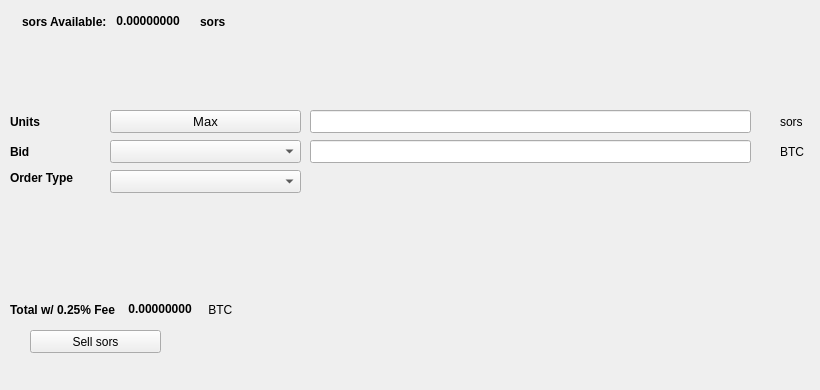
   <widget class="QWidget" name="SellTab">
    <attribute name="title">
     <string>Sell</string>
    </attribute>
    <widget class="QLabel" name="label_16">
     <property name="geometry">
      <rect>
       <x>780</x>
       <y>140</y>
       <width>31</width>
       <height>23</height>
      </rect>
     </property>
     <property name="text">
      <string>BTC</string>
     </property>
    </widget>
    <widget class="QComboBox" name="SellBidcomboBox">
     <property name="geometry">
      <rect>
       <x>110</x>
       <y>140</y>
       <width>191</width>
       <height>23</height>
      </rect>
     </property>
     <property name="font">
      <font>
       <pointsize>10</pointsize>
      </font>
     </property>
    </widget>
    <widget class="QLabel" name="label_18">
     <property name="geometry">
      <rect>
       <x>10</x>
       <y>110</y>
       <width>46</width>
       <height>23</height>
      </rect>
     </property>
     <property name="font">
      <font>
       <weight>75</weight>
       <bold>true</bold>
      </font>
     </property>
     <property name="text">
      <string>Units</string>
     </property>
    </widget>
    <widget class="QPushButton" name="Sell_Max_Amount">
     <property name="geometry">
      <rect>
       <x>110</x>
       <y>110</y>
       <width>191</width>
       <height>23</height>
      </rect>
     </property>
     <property name="font">
      <font>
       <pointsize>10</pointsize>
      </font>
     </property>
     <property name="text">
      <string>Max</string>
     </property>
    </widget>
    <widget class="QLabel" name="label_20">
     <property name="geometry">
      <rect>
       <x>10</x>
       <y>170</y>
       <width>91</width>
       <height>16</height>
      </rect>
     </property>
     <property name="font">
      <font>
       <weight>75</weight>
       <bold>true</bold>
      </font>
     </property>
     <property name="text">
      <string>Order Type</string>
     </property>
    </widget>
    <widget class="QComboBox" name="SellOrdertypeCombo">
     <property name="geometry">
      <rect>
       <x>110</x>
       <y>170</y>
       <width>191</width>
       <height>23</height>
      </rect>
     </property>
     <property name="font">
      <font>
       <pointsize>10</pointsize>
      </font>
     </property>
    </widget>
    <widget class="QLabel" name="label_21">
     <property name="geometry">
      <rect>
       <x>10</x>
       <y>140</y>
       <width>46</width>
       <height>23</height>
      </rect>
     </property>
     <property name="font">
      <font>
       <weight>75</weight>
       <bold>true</bold>
      </font>
     </property>
     <property name="text">
      <string>Bid</string>
     </property>
    </widget>
    <widget class="QLabel" name="label_22">
     <property name="geometry">
      <rect>
       <x>780</x>
       <y>110</y>
       <width>31</width>
       <height>23</height>
      </rect>
     </property>
     <property name="text">
      <string>sors</string>
     </property>
    </widget>
    <widget class="QLineEdit" name="UnitsInputsors">
     <property name="geometry">
      <rect>
       <x>310</x>
       <y>110</y>
       <width>441</width>
       <height>23</height>
      </rect>
     </property>
     <property name="font">
      <font>
       <pointsize>9</pointsize>
       <weight>75</weight>
       <bold>true</bold>
      </font>
     </property>
    </widget>
    <widget class="QLineEdit" name="SellBidPriceEdit">
     <property name="geometry">
      <rect>
       <x>310</x>
       <y>140</y>
       <width>441</width>
       <height>23</height>
      </rect>
     </property>
     <property name="font">
      <font>
       <pointsize>9</pointsize>
       <weight>75</weight>
       <bold>true</bold>
      </font>
     </property>
    </widget>
    <widget class="QPushButton" name="SellsorsBTN">
     <property name="geometry">
      <rect>
       <x>30</x>
       <y>330</y>
       <width>131</width>
       <height>23</height>
      </rect>
     </property>
     <property name="text">
      <string>Sell sors</string>
     </property>
     <property name="icon">
      <iconset resource="../sors">
       <normaloff>:/icons/bitcoin</normaloff>:/icons/bitcoin</iconset>
     </property>
    </widget>
    <widget class="QWidget" name="layoutWidget3">
     <property name="geometry">
      <rect>
       <x>22</x>
       <y>12</y>
       <width>258</width>
       <height>19</height>
      </rect>
     </property>
     <layout class="QHBoxLayout" name="horizontalLayout">
      <item>
       <widget class="QLabel" name="label232_2">
        <property name="font">
         <font>
          <weight>75</weight>
          <bold>true</bold>
         </font>
        </property>
        <property name="text">
         <string>sors Available:</string>
        </property>
       </widget>
      </item>
      <item>
       <widget class="QLabel" name="sorsAvailableLabel">
        <property name="palette">
         <palette>
          <active>
           <colorrole role="WindowText">
            <brush brushstyle="SolidPattern">
             <color alpha="255">
              <red>0</red>
              <green>0</green>
              <blue>0</blue>
             </color>
            </brush>
           </colorrole>
           <colorrole role="Button">
            <brush brushstyle="SolidPattern">
             <color alpha="255">
              <red>0</red>
              <green>170</green>
              <blue>0</blue>
             </color>
            </brush>
           </colorrole>
           <colorrole role="Light">
            <brush brushstyle="SolidPattern">
             <color alpha="255">
              <red>0</red>
              <green>255</green>
              <blue>0</blue>
             </color>
            </brush>
           </colorrole>
           <colorrole role="Midlight">
            <brush brushstyle="SolidPattern">
             <color alpha="255">
              <red>0</red>
              <green>212</green>
              <blue>0</blue>
             </color>
            </brush>
           </colorrole>
           <colorrole role="Dark">
            <brush brushstyle="SolidPattern">
             <color alpha="255">
              <red>0</red>
              <green>85</green>
              <blue>0</blue>
             </color>
            </brush>
           </colorrole>
           <colorrole role="Mid">
            <brush brushstyle="SolidPattern">
             <color alpha="255">
              <red>0</red>
              <green>113</green>
              <blue>0</blue>
             </color>
            </brush>
           </colorrole>
           <colorrole role="Text">
            <brush brushstyle="SolidPattern">
             <color alpha="255">
              <red>0</red>
              <green>170</green>
              <blue>0</blue>
             </color>
            </brush>
           </colorrole>
           <colorrole role="BrightText">
            <brush brushstyle="SolidPattern">
             <color alpha="255">
              <red>255</red>
              <green>255</green>
              <blue>255</blue>
             </color>
            </brush>
           </colorrole>
           <colorrole role="ButtonText">
            <brush brushstyle="SolidPattern">
             <color alpha="255">
              <red>0</red>
              <green>0</green>
              <blue>0</blue>
             </color>
            </brush>
           </colorrole>
           <colorrole role="Base">
            <brush brushstyle="SolidPattern">
             <color alpha="255">
              <red>255</red>
              <green>255</green>
              <blue>255</blue>
             </color>
            </brush>
           </colorrole>
           <colorrole role="Window">
            <brush brushstyle="SolidPattern">
             <color alpha="255">
              <red>0</red>
              <green>170</green>
              <blue>0</blue>
             </color>
            </brush>
           </colorrole>
           <colorrole role="Shadow">
            <brush brushstyle="SolidPattern">
             <color alpha="255">
              <red>0</red>
              <green>0</green>
              <blue>0</blue>
             </color>
            </brush>
           </colorrole>
           <colorrole role="AlternateBase">
            <brush brushstyle="SolidPattern">
             <color alpha="255">
              <red>127</red>
              <green>212</green>
              <blue>127</blue>
             </color>
            </brush>
           </colorrole>
           <colorrole role="ToolTipBase">
            <brush brushstyle="SolidPattern">
             <color alpha="255">
              <red>255</red>
              <green>255</green>
              <blue>220</blue>
             </color>
            </brush>
           </colorrole>
           <colorrole role="ToolTipText">
            <brush brushstyle="SolidPattern">
             <color alpha="255">
              <red>0</red>
              <green>0</green>
              <blue>0</blue>
             </color>
            </brush>
           </colorrole>
          </active>
          <inactive>
           <colorrole role="WindowText">
            <brush brushstyle="SolidPattern">
             <color alpha="255">
              <red>0</red>
              <green>0</green>
              <blue>0</blue>
             </color>
            </brush>
           </colorrole>
           <colorrole role="Button">
            <brush brushstyle="SolidPattern">
             <color alpha="255">
              <red>0</red>
              <green>170</green>
              <blue>0</blue>
             </color>
            </brush>
           </colorrole>
           <colorrole role="Light">
            <brush brushstyle="SolidPattern">
             <color alpha="255">
              <red>0</red>
              <green>255</green>
              <blue>0</blue>
             </color>
            </brush>
           </colorrole>
           <colorrole role="Midlight">
            <brush brushstyle="SolidPattern">
             <color alpha="255">
              <red>0</red>
              <green>212</green>
              <blue>0</blue>
             </color>
            </brush>
           </colorrole>
           <colorrole role="Dark">
            <brush brushstyle="SolidPattern">
             <color alpha="255">
              <red>0</red>
              <green>85</green>
              <blue>0</blue>
             </color>
            </brush>
           </colorrole>
           <colorrole role="Mid">
            <brush brushstyle="SolidPattern">
             <color alpha="255">
              <red>0</red>
              <green>113</green>
              <blue>0</blue>
             </color>
            </brush>
           </colorrole>
           <colorrole role="Text">
            <brush brushstyle="SolidPattern">
             <color alpha="255">
              <red>0</red>
              <green>170</green>
              <blue>0</blue>
             </color>
            </brush>
           </colorrole>
           <colorrole role="BrightText">
            <brush brushstyle="SolidPattern">
             <color alpha="255">
              <red>255</red>
              <green>255</green>
              <blue>255</blue>
             </color>
            </brush>
           </colorrole>
           <colorrole role="ButtonText">
            <brush brushstyle="SolidPattern">
             <color alpha="255">
              <red>0</red>
              <green>0</green>
              <blue>0</blue>
             </color>
            </brush>
           </colorrole>
           <colorrole role="Base">
            <brush brushstyle="SolidPattern">
             <color alpha="255">
              <red>255</red>
              <green>255</green>
              <blue>255</blue>
             </color>
            </brush>
           </colorrole>
           <colorrole role="Window">
            <brush brushstyle="SolidPattern">
             <color alpha="255">
              <red>0</red>
              <green>170</green>
              <blue>0</blue>
             </color>
            </brush>
           </colorrole>
           <colorrole role="Shadow">
            <brush brushstyle="SolidPattern">
             <color alpha="255">
              <red>0</red>
              <green>0</green>
              <blue>0</blue>
             </color>
            </brush>
           </colorrole>
           <colorrole role="AlternateBase">
            <brush brushstyle="SolidPattern">
             <color alpha="255">
              <red>127</red>
              <green>212</green>
              <blue>127</blue>
             </color>
            </brush>
           </colorrole>
           <colorrole role="ToolTipBase">
            <brush brushstyle="SolidPattern">
             <color alpha="255">
              <red>255</red>
              <green>255</green>
              <blue>220</blue>
             </color>
            </brush>
           </colorrole>
           <colorrole role="ToolTipText">
            <brush brushstyle="SolidPattern">
             <color alpha="255">
              <red>0</red>
              <green>0</green>
              <blue>0</blue>
             </color>
            </brush>
           </colorrole>
          </inactive>
          <disabled>
           <colorrole role="WindowText">
            <brush brushstyle="SolidPattern">
             <color alpha="255">
              <red>0</red>
              <green>85</green>
              <blue>0</blue>
             </color>
            </brush>
           </colorrole>
           <colorrole role="Button">
            <brush brushstyle="SolidPattern">
             <color alpha="255">
              <red>0</red>
              <green>170</green>
              <blue>0</blue>
             </color>
            </brush>
           </colorrole>
           <colorrole role="Light">
            <brush brushstyle="SolidPattern">
             <color alpha="255">
              <red>0</red>
              <green>255</green>
              <blue>0</blue>
             </color>
            </brush>
           </colorrole>
           <colorrole role="Midlight">
            <brush brushstyle="SolidPattern">
             <color alpha="255">
              <red>0</red>
              <green>212</green>
              <blue>0</blue>
             </color>
            </brush>
           </colorrole>
           <colorrole role="Dark">
            <brush brushstyle="SolidPattern">
             <color alpha="255">
              <red>0</red>
              <green>85</green>
              <blue>0</blue>
             </color>
            </brush>
           </colorrole>
           <colorrole role="Mid">
            <brush brushstyle="SolidPattern">
             <color alpha="255">
              <red>0</red>
              <green>113</green>
              <blue>0</blue>
             </color>
            </brush>
           </colorrole>
           <colorrole role="Text">
            <brush brushstyle="SolidPattern">
             <color alpha="255">
              <red>0</red>
              <green>85</green>
              <blue>0</blue>
             </color>
            </brush>
           </colorrole>
           <colorrole role="BrightText">
            <brush brushstyle="SolidPattern">
             <color alpha="255">
              <red>255</red>
              <green>255</green>
              <blue>255</blue>
             </color>
            </brush>
           </colorrole>
           <colorrole role="ButtonText">
            <brush brushstyle="SolidPattern">
             <color alpha="255">
              <red>0</red>
              <green>85</green>
              <blue>0</blue>
             </color>
            </brush>
           </colorrole>
           <colorrole role="Base">
            <brush brushstyle="SolidPattern">
             <color alpha="255">
              <red>0</red>
              <green>170</green>
              <blue>0</blue>
             </color>
            </brush>
           </colorrole>
           <colorrole role="Window">
            <brush brushstyle="SolidPattern">
             <color alpha="255">
              <red>0</red>
              <green>170</green>
              <blue>0</blue>
             </color>
            </brush>
           </colorrole>
           <colorrole role="Shadow">
            <brush brushstyle="SolidPattern">
             <color alpha="255">
              <red>0</red>
              <green>0</green>
              <blue>0</blue>
             </color>
            </brush>
           </colorrole>
           <colorrole role="AlternateBase">
            <brush brushstyle="SolidPattern">
             <color alpha="255">
              <red>0</red>
              <green>170</green>
              <blue>0</blue>
             </color>
            </brush>
           </colorrole>
           <colorrole role="ToolTipBase">
            <brush brushstyle="SolidPattern">
             <color alpha="255">
              <red>255</red>
              <green>255</green>
              <blue>220</blue>
             </color>
            </brush>
           </colorrole>
           <colorrole role="ToolTipText">
            <brush brushstyle="SolidPattern">
             <color alpha="255">
              <red>0</red>
              <green>0</green>
              <blue>0</blue>
             </color>
            </brush>
           </colorrole>
          </disabled>
         </palette>
        </property>
        <property name="font">
         <font>
          <weight>75</weight>
          <bold>true</bold>
         </font>
        </property>
        <property name="text">
         <string> 0.00000000 </string>
        </property>
        <property name="textInteractionFlags">
         <set>Qt::LinksAccessibleByMouse|Qt::TextSelectableByKeyboard|Qt::TextSelectableByMouse</set>
        </property>
       </widget>
      </item>
      <item>
       <widget class="QLabel" name="labelsors">
        <property name="font">
         <font>
          <weight>75</weight>
          <bold>true</bold>
         </font>
        </property>
        <property name="text">
         <string>sors</string>
        </property>
       </widget>
      </item>
     </layout>
    </widget>
    <widget class="QWidget" name="layoutWidget">
     <property name="geometry">
      <rect>
       <x>10</x>
       <y>300</y>
       <width>268</width>
       <height>19</height>
      </rect>
     </property>
     <layout class="QHBoxLayout" name="horizontalLayout_2">
      <item>
       <widget class="QLabel" name="label_19">
        <property name="font">
         <font>
          <weight>75</weight>
          <bold>true</bold>
         </font>
        </property>
        <property name="text">
         <string>Total w/ 0.25% Fee </string>
        </property>
       </widget>
      </item>
      <item>
       <widget class="QLabel" name="SellCostLabel">
        <property name="palette">
         <palette>
          <active>
           <colorrole role="WindowText">
            <brush brushstyle="SolidPattern">
             <color alpha="255">
              <red>0</red>
              <green>0</green>
              <blue>0</blue>
             </color>
            </brush>
           </colorrole>
           <colorrole role="Button">
            <brush brushstyle="SolidPattern">
             <color alpha="255">
              <red>0</red>
              <green>170</green>
              <blue>0</blue>
             </color>
            </brush>
           </colorrole>
           <colorrole role="Light">
            <brush brushstyle="SolidPattern">
             <color alpha="255">
              <red>0</red>
              <green>255</green>
              <blue>0</blue>
             </color>
            </brush>
           </colorrole>
           <colorrole role="Midlight">
            <brush brushstyle="SolidPattern">
             <color alpha="255">
              <red>0</red>
              <green>212</green>
              <blue>0</blue>
             </color>
            </brush>
           </colorrole>
           <colorrole role="Dark">
            <brush brushstyle="SolidPattern">
             <color alpha="255">
              <red>0</red>
              <green>85</green>
              <blue>0</blue>
             </color>
            </brush>
           </colorrole>
           <colorrole role="Mid">
            <brush brushstyle="SolidPattern">
             <color alpha="255">
              <red>0</red>
              <green>113</green>
              <blue>0</blue>
             </color>
            </brush>
           </colorrole>
           <colorrole role="Text">
            <brush brushstyle="SolidPattern">
             <color alpha="255">
              <red>0</red>
              <green>170</green>
              <blue>0</blue>
             </color>
            </brush>
           </colorrole>
           <colorrole role="BrightText">
            <brush brushstyle="SolidPattern">
             <color alpha="255">
              <red>255</red>
              <green>255</green>
              <blue>255</blue>
             </color>
            </brush>
           </colorrole>
           <colorrole role="ButtonText">
            <brush brushstyle="SolidPattern">
             <color alpha="255">
              <red>0</red>
              <green>0</green>
              <blue>0</blue>
             </color>
            </brush>
           </colorrole>
           <colorrole role="Base">
            <brush brushstyle="SolidPattern">
             <color alpha="255">
              <red>255</red>
              <green>255</green>
              <blue>255</blue>
             </color>
            </brush>
           </colorrole>
           <colorrole role="Window">
            <brush brushstyle="SolidPattern">
             <color alpha="255">
              <red>0</red>
              <green>170</green>
              <blue>0</blue>
             </color>
            </brush>
           </colorrole>
           <colorrole role="Shadow">
            <brush brushstyle="SolidPattern">
             <color alpha="255">
              <red>0</red>
              <green>0</green>
              <blue>0</blue>
             </color>
            </brush>
           </colorrole>
           <colorrole role="AlternateBase">
            <brush brushstyle="SolidPattern">
             <color alpha="255">
              <red>127</red>
              <green>212</green>
              <blue>127</blue>
             </color>
            </brush>
           </colorrole>
           <colorrole role="ToolTipBase">
            <brush brushstyle="SolidPattern">
             <color alpha="255">
              <red>255</red>
              <green>255</green>
              <blue>220</blue>
             </color>
            </brush>
           </colorrole>
           <colorrole role="ToolTipText">
            <brush brushstyle="SolidPattern">
             <color alpha="255">
              <red>0</red>
              <green>0</green>
              <blue>0</blue>
             </color>
            </brush>
           </colorrole>
          </active>
          <inactive>
           <colorrole role="WindowText">
            <brush brushstyle="SolidPattern">
             <color alpha="255">
              <red>0</red>
              <green>0</green>
              <blue>0</blue>
             </color>
            </brush>
           </colorrole>
           <colorrole role="Button">
            <brush brushstyle="SolidPattern">
             <color alpha="255">
              <red>0</red>
              <green>170</green>
              <blue>0</blue>
             </color>
            </brush>
           </colorrole>
           <colorrole role="Light">
            <brush brushstyle="SolidPattern">
             <color alpha="255">
              <red>0</red>
              <green>255</green>
              <blue>0</blue>
             </color>
            </brush>
           </colorrole>
           <colorrole role="Midlight">
            <brush brushstyle="SolidPattern">
             <color alpha="255">
              <red>0</red>
              <green>212</green>
              <blue>0</blue>
             </color>
            </brush>
           </colorrole>
           <colorrole role="Dark">
            <brush brushstyle="SolidPattern">
             <color alpha="255">
              <red>0</red>
              <green>85</green>
              <blue>0</blue>
             </color>
            </brush>
           </colorrole>
           <colorrole role="Mid">
            <brush brushstyle="SolidPattern">
             <color alpha="255">
              <red>0</red>
              <green>113</green>
              <blue>0</blue>
             </color>
            </brush>
           </colorrole>
           <colorrole role="Text">
            <brush brushstyle="SolidPattern">
             <color alpha="255">
              <red>0</red>
              <green>170</green>
              <blue>0</blue>
             </color>
            </brush>
           </colorrole>
           <colorrole role="BrightText">
            <brush brushstyle="SolidPattern">
             <color alpha="255">
              <red>255</red>
              <green>255</green>
              <blue>255</blue>
             </color>
            </brush>
           </colorrole>
           <colorrole role="ButtonText">
            <brush brushstyle="SolidPattern">
             <color alpha="255">
              <red>0</red>
              <green>0</green>
              <blue>0</blue>
             </color>
            </brush>
           </colorrole>
           <colorrole role="Base">
            <brush brushstyle="SolidPattern">
             <color alpha="255">
              <red>255</red>
              <green>255</green>
              <blue>255</blue>
             </color>
            </brush>
           </colorrole>
           <colorrole role="Window">
            <brush brushstyle="SolidPattern">
             <color alpha="255">
              <red>0</red>
              <green>170</green>
              <blue>0</blue>
             </color>
            </brush>
           </colorrole>
           <colorrole role="Shadow">
            <brush brushstyle="SolidPattern">
             <color alpha="255">
              <red>0</red>
              <green>0</green>
              <blue>0</blue>
             </color>
            </brush>
           </colorrole>
           <colorrole role="AlternateBase">
            <brush brushstyle="SolidPattern">
             <color alpha="255">
              <red>127</red>
              <green>212</green>
              <blue>127</blue>
             </color>
            </brush>
           </colorrole>
           <colorrole role="ToolTipBase">
            <brush brushstyle="SolidPattern">
             <color alpha="255">
              <red>255</red>
              <green>255</green>
              <blue>220</blue>
             </color>
            </brush>
           </colorrole>
           <colorrole role="ToolTipText">
            <brush brushstyle="SolidPattern">
             <color alpha="255">
              <red>0</red>
              <green>0</green>
              <blue>0</blue>
             </color>
            </brush>
           </colorrole>
          </inactive>
          <disabled>
           <colorrole role="WindowText">
            <brush brushstyle="SolidPattern">
             <color alpha="255">
              <red>0</red>
              <green>85</green>
              <blue>0</blue>
             </color>
            </brush>
           </colorrole>
           <colorrole role="Button">
            <brush brushstyle="SolidPattern">
             <color alpha="255">
              <red>0</red>
              <green>170</green>
              <blue>0</blue>
             </color>
            </brush>
           </colorrole>
           <colorrole role="Light">
            <brush brushstyle="SolidPattern">
             <color alpha="255">
              <red>0</red>
              <green>255</green>
              <blue>0</blue>
             </color>
            </brush>
           </colorrole>
           <colorrole role="Midlight">
            <brush brushstyle="SolidPattern">
             <color alpha="255">
              <red>0</red>
              <green>212</green>
              <blue>0</blue>
             </color>
            </brush>
           </colorrole>
           <colorrole role="Dark">
            <brush brushstyle="SolidPattern">
             <color alpha="255">
              <red>0</red>
              <green>85</green>
              <blue>0</blue>
             </color>
            </brush>
           </colorrole>
           <colorrole role="Mid">
            <brush brushstyle="SolidPattern">
             <color alpha="255">
              <red>0</red>
              <green>113</green>
              <blue>0</blue>
             </color>
            </brush>
           </colorrole>
           <colorrole role="Text">
            <brush brushstyle="SolidPattern">
             <color alpha="255">
              <red>0</red>
              <green>85</green>
              <blue>0</blue>
             </color>
            </brush>
           </colorrole>
           <colorrole role="BrightText">
            <brush brushstyle="SolidPattern">
             <color alpha="255">
              <red>255</red>
              <green>255</green>
              <blue>255</blue>
             </color>
            </brush>
           </colorrole>
           <colorrole role="ButtonText">
            <brush brushstyle="SolidPattern">
             <color alpha="255">
              <red>0</red>
              <green>85</green>
              <blue>0</blue>
             </color>
            </brush>
           </colorrole>
           <colorrole role="Base">
            <brush brushstyle="SolidPattern">
             <color alpha="255">
              <red>0</red>
              <green>170</green>
              <blue>0</blue>
             </color>
            </brush>
           </colorrole>
           <colorrole role="Window">
            <brush brushstyle="SolidPattern">
             <color alpha="255">
              <red>0</red>
              <green>170</green>
              <blue>0</blue>
             </color>
            </brush>
           </colorrole>
           <colorrole role="Shadow">
            <brush brushstyle="SolidPattern">
             <color alpha="255">
              <red>0</red>
              <green>0</green>
              <blue>0</blue>
             </color>
            </brush>
           </colorrole>
           <colorrole role="AlternateBase">
            <brush brushstyle="SolidPattern">
             <color alpha="255">
              <red>0</red>
              <green>170</green>
              <blue>0</blue>
             </color>
            </brush>
           </colorrole>
           <colorrole role="ToolTipBase">
            <brush brushstyle="SolidPattern">
             <color alpha="255">
              <red>255</red>
              <green>255</green>
              <blue>220</blue>
             </color>
            </brush>
           </colorrole>
           <colorrole role="ToolTipText">
            <brush brushstyle="SolidPattern">
             <color alpha="255">
              <red>0</red>
              <green>0</green>
              <blue>0</blue>
             </color>
            </brush>
           </colorrole>
          </disabled>
         </palette>
        </property>
        <property name="font">
         <font>
          <weight>75</weight>
          <bold>true</bold>
         </font>
        </property>
        <property name="autoFillBackground">
         <bool>false</bool>
        </property>
        <property name="text">
         <string> 0.00000000</string>
        </property>
        <property name="textInteractionFlags">
         <set>Qt::LinksAccessibleByMouse|Qt::TextSelectableByMouse</set>
        </property>
       </widget>
      </item>
      <item>
       <widget class="QLabel" name="label_17">
        <property name="font">
         <font>
          <weight>50</weight>
          <bold>false</bold>
         </font>
        </property>
        <property name="text">
         <string> BTC</string>
        </property>
       </widget>
      </item>
     </layout>
    </widget>
    <widget class="QLabel" name="label_23">
     <property name="geometry">
      <rect>
       <x>460</x>
       <y>300</y>
       <width>281</width>
       <height>81</height>
      </rect>
     </property>
     <property name="text">
      <string/>
     </property>
     <property name="pixmap">
      <pixmap>:/images/bittrex</pixmap>
     </property>
    </widget>
   </widget>
